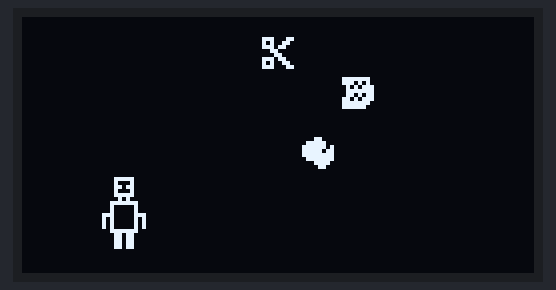
The sketch below on a simulated Arduino Uno, built with avr-gcc and run on an emulated ATmega328P. Parts: 128×64 one-colour display.

Above: at 0.17 s.

The sketch:

rockPaperSzrsGameARMmoving.ino
```cpp
#include <Adafruit_SSD1306ms.h>
//#include <Adafruit_SSD1306.h>
#include <Adafruit_GFX.h>
#include <gfxfont.h>
//#include <SPI.h>
//#include <GOFi2cOLED.h>
#include <Wire.h>
#define W WHITE
#define B BLACK
int rockX = 70;
int rockY = 30;
int paperX = 80;
int paperY = 15;
int szrX = 60;
int szrY = 5;
int walkX = 20;
int walkY = 40;


//GOFi2cOLED oled;
#define OLED_RESET 4
Adafruit_SSD1306 display(OLED_RESET);

void setup() {
  //display.init(0x3C);
  display.begin(SSD1306_SWITCHCAPVCC, 0x3C);
  display.clearDisplay();
}

void loop() {
  display.clearDisplay();
  rock(rockX, rockY, 0);
  paper2(paperX, paperY, 0, 0);
  szr(szrX, szrY, 0, 0);
  walk(walkX, walkY, 0);
  display.display();
  delay(200);

  rock(rockX, rockY, 0);
  paper2(paperX, paperY, 0, 1);
  szr(szrX, szrY, 0, 1);
  walk(walkX, walkY, 0);
  display.display();
  delay(200);
}

void walk(int x, int y, int color) {
  if (color == 0) {
    display.drawFastVLine(x + 3, y, 5, W);
    display.drawFastVLine(x + 7, y, 5, W);
    display.drawFastHLine(x + 3, y, 5, W);
    display.drawFastHLine(x + 3, y + 4, 5, W);
    display.drawPixel(x + 4, y + 2, W);
    display.drawPixel(x + 6, y + 2, W);
    display.drawPixel(x + 4, y + 5, W);
    display.drawPixel(x + 6, y + 5, W);
    display.drawFastHLine(x + 2, y + 6, 7, W);
    display.drawFastHLine(x + 2, y + 13, 7, W);
    display.drawFastVLine(x + 2, y + 6, 8, W);
    display.drawFastVLine(x + 8, y + 6, 8, W);
    display.drawFastVLine(x, y + 9, 4, W);
    display.drawPixel(x + 1, y + 9, W);
    display.drawFastVLine(x + 10, y + 9, 4, W);
    display.drawPixel(x + 9, y + 9, W);
    display.drawRect(x + 3, y + 14, 2, 4, W);
    display.drawRect(x + 6, y + 14, 2, 4, W);
  }
  if (color == 1) {
    display.drawFastVLine(x + 3, y, 5, B);
    display.drawFastVLine(x + 7, y, 5, B);
    display.drawFastHLine(x + 3, y, 5, B);
    display.drawFastHLine(x + 3, y + 4, 5, B);
    display.drawPixel(x + 4, y + 2, B);
    display.drawPixel(x + 6, y + 2, B);
    display.drawPixel(x + 4, y + 5, B);
    display.drawPixel(x + 6, y + 5, B);
    display.drawFastHLine(x + 2, y + 6, 7, B);
    display.drawFastHLine(x + 2, y + 13, 7, B);
    display.drawFastVLine(x + 2, y + 6, 8, B);
    display.drawFastVLine(x + 8, y + 6, 8, B);
    display.drawFastVLine(x, y + 9, 4, B);
    display.drawPixel(x + 1, y + 9, B);
    display.drawFastVLine(x + 10, y + 9, 4, B);
    display.drawPixel(x + 9, y + 9, B);
    display.drawRect(x + 3, y + 14, 2, 4, B);
    display.drawRect(x + 6, y + 14, 2, 4, B);
  }
}

void rock(int x, int y, int color) {
  display.drawFastHLine(x + 3, y, 2, W);
  display.drawFastHLine(x + 1, y + 1, 5, W);
  display.drawFastHLine(x, y + 2, 8, W);
  display.drawPixel(x + 6, y + 2, B);
  display.drawFastHLine(x, y + 3, 8, W);
  display.drawPixel(x + 5, y + 3, B);
  display.drawFastHLine(x, y + 4, 8, W);
  display.drawFastHLine(x + 1, y + 5, 7, W);
  display.drawFastHLine(x + 3, y + 6, 4, W);
  display.drawFastHLine(x + 4, y + 7, 2, W);
}

void paper(int x, int y, int color) {
  display.fillRect(x, y, 8, 8, B);
  display.drawPixel(x + 2, y + 1, B);
  display.drawPixel(x + 4, y + 1, B);
  display.drawPixel(x + 6, y + 1, B);
  display.drawPixel(x + 1, y + 2, B);
  display.drawPixel(x + 3, y + 2, B);
  display.drawPixel(x + 5, y + 2, B);
  display.drawPixel(x + 2, y + 4, B);
  display.drawPixel(x + 4, y + 4, B);
  display.drawPixel(x + 6, y + 4, B);
  display.drawPixel(x + 1, y + 5, B);
  display.drawPixel(x + 3, y + 5, B);
  display.drawPixel(x + 5, y + 5, B);
}

void paper2(int x, int y, int color, int stage) {
  if (stage == 0) {
    display.fillRect(x, y, 8, 8, B);
    display.drawFastHLine(x, y, 7, W);
    display.drawFastHLine(x, y + 1, 7, W);
    display.drawFastHLine(x + 1, y + 2, 7, W);
    display.drawFastHLine(x + 1, y + 3, 7, W);
    display.drawFastHLine(x + 1, y + 4, 7, W);
    display.drawFastHLine(x, y + 5, 8, W);
    display.drawFastHLine(x, y + 6, 7, W);
    display.drawFastHLine(x, y + 7, 6, W);
    display.drawPixel(x + 3, y + 1, B);
    display.drawPixel(x + 5, y + 1, B);
    display.drawPixel(x + 2, y + 2, B);
    display.drawPixel(x + 4, y + 2, B);
    display.drawPixel(x + 3, y + 4, B);
    display.drawPixel(x + 5, y + 4, B);
    display.drawPixel(x + 2, y + 5, B);
    display.drawPixel(x + 4, y + 5, B);
  }
  if (stage == 1) {
    display.fillRect(x, y, 8, 8, B);
    display.drawFastHLine(x, y, 7, W);
    display.drawFastHLine(x, y + 1, 7, W);
    display.drawFastHLine(x + 1, y + 2, 7, W);
    display.drawFastHLine(x + 1, y + 3, 7, W);
    display.drawFastHLine(x + 1, y + 4, 7, W);
    display.drawFastHLine(x + 1, y + 5, 7, W);
    display.drawFastHLine(x + 1, y + 6, 7, W);
    display.drawFastHLine(x + 2, y + 7, 6, W);
    display.drawPixel(x + 3, y + 1, B);
    display.drawPixel(x + 5, y + 1, B);
    display.drawPixel(x + 2, y + 2, B);
    display.drawPixel(x + 4, y + 2, B);
    display.drawPixel(x + 3, y + 4, B);
    display.drawPixel(x + 5, y + 4, B);
    display.drawPixel(x + 2, y + 5, B);
    display.drawPixel(x + 4, y + 5, B);
  }
}

void szr(int x, int y, int color, int stage) {
  if (stage == 0) {
    display.fillRect(x, y, 8, 8, B);
    display.drawFastHLine(x + 6, y, 2, W);
    display.drawFastHLine(x + 5, y + 1, 2, W);
    display.drawFastHLine(x + 4, y + 2, 2, W);
    display.drawFastHLine(x + 2, y + 3, 2, W);
    display.drawFastHLine(x + 3, y + 4, 2, W);
    display.drawFastHLine(x + 4, y + 5, 2, W);
    display.drawFastHLine(x + 5, y + 6, 2, W);
    display.drawFastHLine(x + 6, y + 7, 2, W);
    display.drawRect(x, y, 3, 3, W);
    display.drawRect(x, y + 5, 3, 3, W);
  }
  if (stage == 1) {
    display.fillRect(x, y, 8, 8, B);
    display.drawRect(x, y, 3, 3, W);
    display.drawRect(x, y + 4, 3, 3, W);
    display.drawPixel(x + 2, y + 4, B);
    display.drawFastHLine(x + 2, y + 3, 2, W);
    display.drawFastHLine(x + 4, y + 2, 4, W);
    display.drawFastHLine(x + 3, y + 4, 5, W);
  }
}
```
